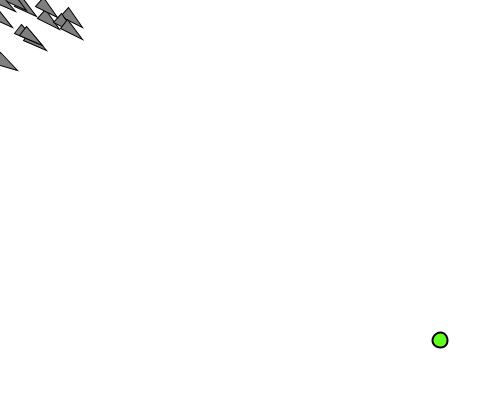
Frame 1 (no input)
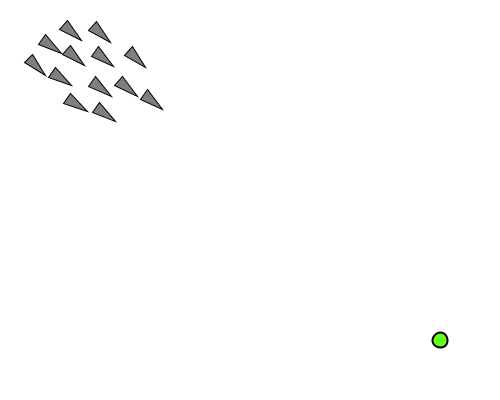
Frame 60 (the mouse pressed at the canvas centre just before this capture)
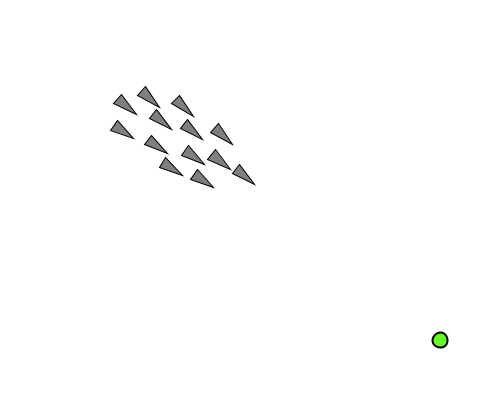
Frame 120 (the mouse held since frame 60 and released just before this capture)

The Processing sketch that drew these frames (run headless with seeded random() and noise(); from frame 60 on, the mouse is pressed at the canvas centre):

// Processing sketch: sketch_190524a
// ── sketch_190524a.pde

Vehicle v;
ArrayList<Vehicle> cluster_1 = new ArrayList<Vehicle>();

void setup() {
  size(500, 400);
  
  for (int i = 0; i < 13; i++) 
    cluster_1.add(new Vehicle(2+random(0,75),2+random(0,75)));
 
  //v = new Vehicle(2, height/2);
}

void draw() {
  background(255);

  // Draw an ellipse at the mouse position 
  PVector mouse = new PVector(width-60, height-60);
  fill(99,255,32);
  stroke(0);
  strokeWeight(2);
  ellipse(mouse.x, mouse.y, 15, 15);  
  // Draw an ellipse at the mouse position
  fill(200);


  // Call the appropriate steering behaviors for our agents
  for (int i = 0; i < cluster_1.size(); i++){
     cluster_1.get(i).arrive(mouse);
     cluster_1.get(i).update();
     cluster_1.get(i).display();
     cluster_1.get(i).flock(cluster_1);
  }

}

// ── Vehicle.pde
// The Nature of Code
// Daniel Shiffman
// http://natureofcode.com

// The "Vehicle" class

class Vehicle {
  
  PVector position;
  PVector velocity;
  PVector acceleration;
  float r;
  float maxforce;    // Maximum steering force
  float maxspeed;    // Maximum speed

  Vehicle(float x, float y) {
    acceleration = new PVector(0,0);
    velocity = new PVector(0,0);
    position = new PVector(x,y);
    r = 6;
    maxspeed = 2;
    maxforce = 0.05;
  }

  // Method to update position
  void update() {
    // Update velocity
    velocity.add(acceleration);
    // Limit speed
    velocity.limit(maxspeed);
    position.add(velocity);
    // Reset accelerationelertion to 0 each cycle
    acceleration.mult(0);
   }

  void applyForce(PVector force) {
    // We could add mass here if we want A = F / M
    acceleration.add(force);
  }

  // A method that calculates a steering force towards a target
  // STEER = DESIRED MINUS VELOCITY
  void arrive(PVector target) {
    PVector desired = PVector.sub(target,position);  // A vector pointing from the position to the target
    float d = desired.mag();
    // Scale with arbitrary damping within 100 pixels
    if (d < 100) {
      float m = map(d,0,100,0,maxspeed);
      desired.setMag(m);
    } else {
      desired.setMag(maxspeed);
    }

    // Steering = Desired minus Velocity
    PVector steer = PVector.sub(desired,velocity);
    steer.limit(maxforce);  // Limit to maximum steering force
    applyForce(steer);
    
  }
  
  void display() {
    
    // Draw a triangle rotated in the direction of velocity
    float theta = velocity.heading2D() + PI/2;
    fill(127);
    stroke(0);
    strokeWeight(1);
    pushMatrix();
    translate(position.x,position.y);
    rotate(theta);
    beginShape();
    vertex(0, -r*2);
    vertex(-r, r*2);
    vertex(r, r*2);
    endShape(CLOSE);
    popMatrix(); 
  }
  
    
  // We accumulate a new acceleration each time based on three rules
  void flock(ArrayList<Vehicle> drones) {
    PVector sep = separate(drones);   // Separation
    PVector ali = align(drones);      // Alignment
    PVector coh = cohesion(drones);   // Cohesion
    // Arbitrarily weight these forces
    sep.mult(3);
    ali.mult(1.0);
    coh.mult(1.0);
    // Add the force vectors to acceleration
    applyForce(sep);
    applyForce(ali);
    applyForce(coh);
  }
  
  // Separation
  PVector separate (ArrayList<Vehicle> drones) {
    float desiredseparation = 25.0f;
    PVector steer = new PVector(0, 0, 0);
    int count = 0;
    for (Vehicle other : drones) {
      float d = PVector.dist(position, other.position);
      if ((d > 0) && (d < desiredseparation)) {
        PVector diff = PVector.sub(position, other.position);
        diff.normalize();
        diff.div(d);
        steer.add(diff);
        count++;
      }
    }
    if (count > 0) steer.div((float)count);
    //Steering = Desired - Velocity
    if (steer.mag() > 0) {
      steer.normalize();
      steer.mult(maxspeed);
      steer.sub(velocity);
      steer.limit(maxforce);
    }
    return steer;
  }
  
  // Alignment
  PVector align (ArrayList<Vehicle> drones) {
    float neighbordist = 70;
    PVector sum = new PVector(0, 0);
    int count = 0;
    for (Vehicle other : drones) {
      float d = PVector.dist(position, other.position);
      if ((d > 0) && (d < neighbordist)) {
        sum.add(other.velocity);
        count++;
      }
    }
    if (count > 0) {
      sum.div((float)count);
      sum.normalize();
      sum.mult(maxspeed);
      PVector steer = PVector.sub(sum, velocity);
      steer.limit(maxforce);
      return steer;
    }
    else
      return new PVector(0, 0);
  }

  // Cohesion
  // For the average position (i.e. center) of all nearby drones, calculate steering vector towards that position
  PVector cohesion (ArrayList<Vehicle> drones) {
    float neighbordist = 50;
    PVector sum = new PVector(0, 0);   // Start with empty vector to accumulate all positions
    int count = 0;
    for (Vehicle other : drones) {
      float d = PVector.dist(position, other.position);
      if ((d > 0) && (d < neighbordist)) {
        sum.add(other.position); // Add position
        count++;
      }
    }
    if (count > 0) {
      sum.div(count);
      return seek(sum);  // Steer towards the position
    }
    else 
      return new PVector(0, 0);
  }
  
  PVector seek(PVector target) {
    PVector desired = PVector.sub(target, position);  // A vector pointing from the position to the target
    desired.normalize();
    desired.mult(maxspeed);
    // Steering = Desired minus Velocity
    PVector steer = PVector.sub(desired, velocity);
    steer.limit(maxforce);
    return steer;
  }
}
